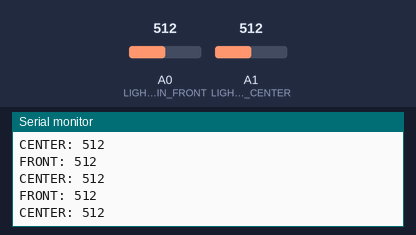
Simulated run of this sketch. Board: Arduino Uno, built with avr-gcc and run on an emulated ATmega328P. Parts: the last lines printed to the serial monitor. Inputs (shaded band) come from the test bench; at power-on: A0 (LIGHT_PIN_FRONT) = 512, A1 (LIGHT_PIN_CENTER) = 512.

Above: at 1.2 s.
1.3 s: A0 (LIGHT_PIN_FRONT) set to 190
At 1.82 s:
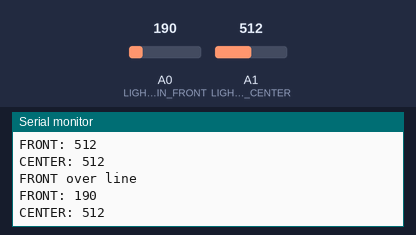
3.5 s: A1 (LIGHT_PIN_CENTER) set to 190
At 3.84 s:
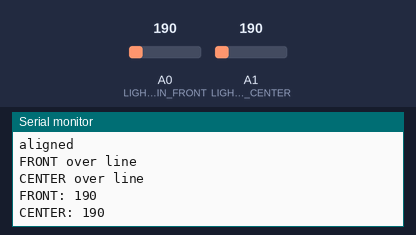
5.0 s: A0 (LIGHT_PIN_FRONT) set to 210
At 5.34 s:
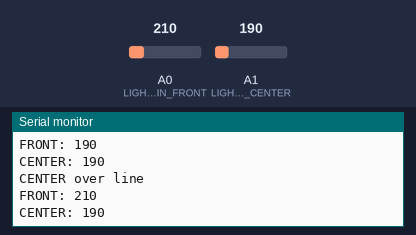
6.5 s: A1 (LIGHT_PIN_CENTER) set to 210
At 6.84 s:
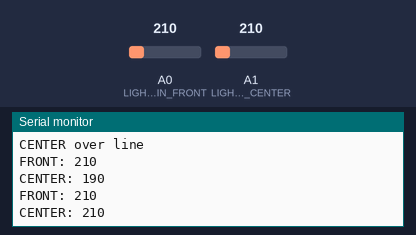
Timing chart, 0 to 9.0 s (numbered marks = the images above; inputs shaded):
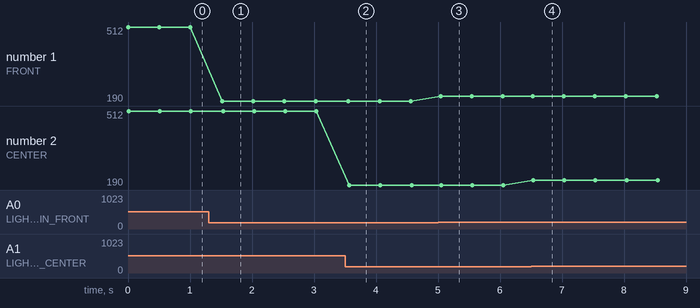

Measured:
- after the input at 1.3 s, the serial monitor: prints a new line after 0.20 s (image 1)
- after the input at 3.5 s, the serial monitor: prints a new line at once (image 2)
- after the input at 5.0 s, the serial monitor: prints a new line at once (image 3)
- after the input at 6.5 s, the serial monitor: prints a new line at once (image 4)
- plotted number 1: 512 → 190 after the input at 1.3 s, 190 → 210 after the input at 5.0 s

The sketch:

LightSensors.ino
```cpp
/*
 * Light sensors
 * ---------------
 * Mindy Huang
 */

  /*---------------- Module Defines ---------------------------*/
 #define LIGHT_PIN_FRONT A0
 #define LIGHT_PIN_CENTER A1

 #define THRESHOLD_VAL 200


/*--------Module Functions -------------*/
bool isOverLine(int val) {
    return (val < THRESHOLD_VAL);
}

bool isAlignedWithLine() {
    return isOverLine(analogRead(LIGHT_PIN_FRONT)) &&
        isOverLine(analogRead(LIGHT_PIN_CENTER));
}


void setup() {
  // initialize serial communication at 9600 bits per second:
  Serial.begin(9600);

  pinMode(LIGHT_PIN_FRONT, INPUT);
  pinMode(LIGHT_PIN_CENTER, INPUT);
}


void loop() {
  if(isAlignedWithLine())
    Serial.println("aligned");


  if(isOverLine(analogRead(LIGHT_PIN_FRONT))) {
    Serial.println("FRONT over line");
  }

  if(isOverLine(analogRead(LIGHT_PIN_CENTER))) {
        Serial.println("CENTER over line");
  }

  Serial.print("FRONT: ");
  Serial.println(analogRead(LIGHT_PIN_FRONT));
  Serial.print("CENTER: ");
  Serial.println(analogRead(LIGHT_PIN_CENTER));
  delay(500);
}
```
